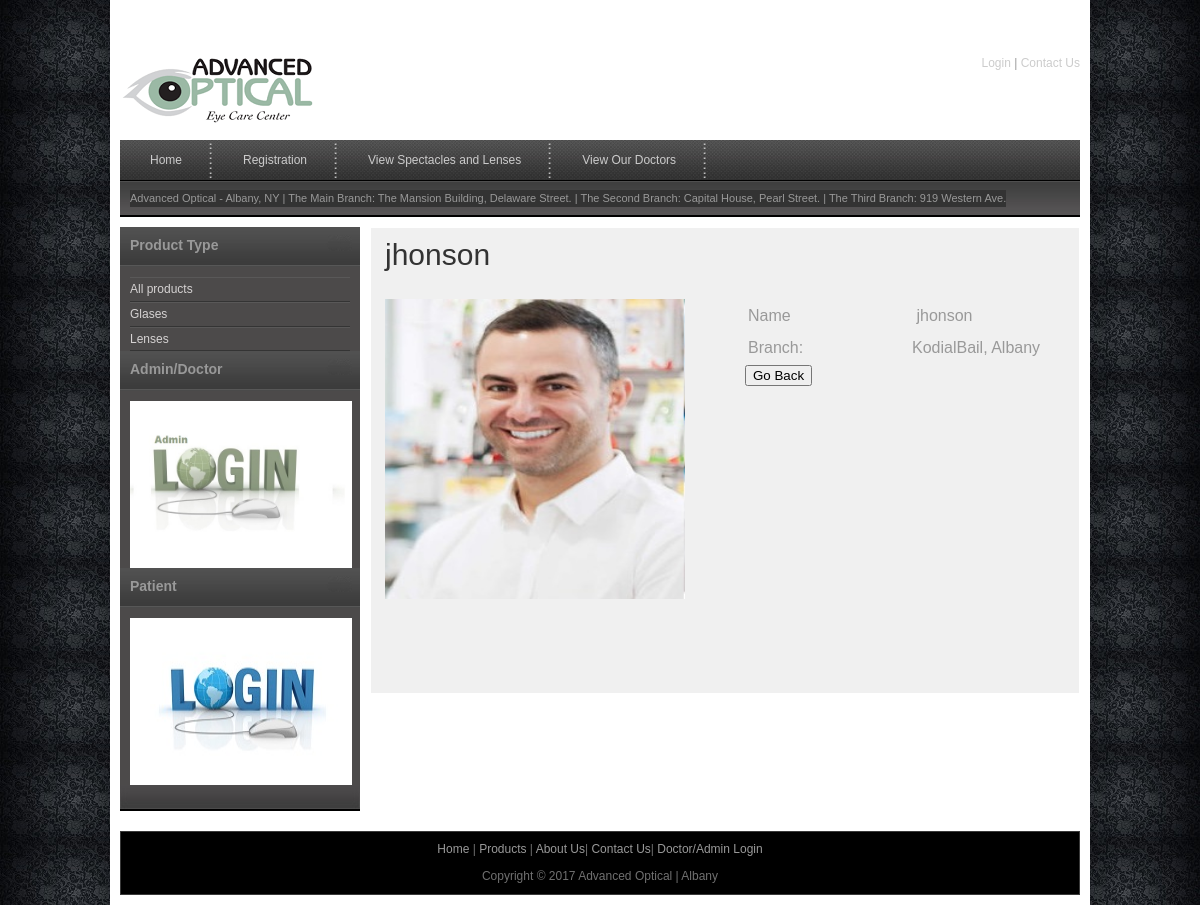
The app's page /doctorprofile.php?docid=14 with its own data.
### tables this page shows
CREATE TABLE IF NOT EXISTS `doctor` (
  `doc_id` int(10) NOT NULL AUTO_INCREMENT,
  `branch_id` int(10) NOT NULL,
  `doc_name` varchar(25) NOT NULL,
  `clinic_name` varchar(25) NOT NULL,
  `email_id` varchar(25) NOT NULL,
  `phone` varchar(25) NOT NULL,
  `mobile` varchar(25) NOT NULL,
  `login_id` varchar(25) NOT NULL,
  `password` varchar(25) NOT NULL,
  `created_at` date NOT NULL,
  `image` varchar(70) NOT NULL,
  `last_login` datetime DEFAULT NULL,
  PRIMARY KEY (`doc_id`)
);

CREATE TABLE IF NOT EXISTS `branch` (
  `branch_id` int(10) NOT NULL AUTO_INCREMENT,
  `branch_name` varchar(30) NOT NULL,
  `description` varchar(50) NOT NULL,
  PRIMARY KEY (`branch_id`)
);

### doctorprofile.php (the view, shortened to what this page needs)
<?php
include("includes/header.php");
include("conn.php");
$docid  =  $_GET['docid'];
$sql="SELECT * FROM doctor where doc_id=$docid";
$resultrec = mysqli_query($con, $sql);
$arrdoc = mysqli_fetch_array($resultrec);
$branch_id = $arrdoc['branch_id'];
$branchres = mysqli_query($con, "select * from branch where branch_id='$branch_id'");
$branchrec = mysqli_fetch_array($branchres);
$docname = $arrdoc['doc_name'];
$docimg = $arrdoc['image'];
				if($docimg=="")
				{
				$img = "upload/noimage.jpg";
				}
				else
				{
				$img = "upload/".$docimg;
				}
?>
    <div id="tm_main">
   		<div id="sidebar" class="float_l">
        	<div class="sidebar_box"><span class="bottom"></span>
            	<?php
				include("sidebar.php");
				?>
            </div>
        </div>
 <div id="content" class="float_r">
            <h1><?php echo $docname; ?></h1>
            <div class="content_half float_l">
			<img src="<?php echo $img; ?>" alt="Image 01" height="300" width="300" />
            </div>
            <div class="content_half float_r">
				<table>
                    <tr>
                        <td height="30" width="160">Name</td>
                        <td>&nbsp;<?php echo $docname; ?></td>
                    </tr>
                    <tr>
                    	<td height="30">Branch:</td>
                        <td><?php echo $branchrec['branch_name']; ?></td>
                    </tr>
                </table>
<input type="button" onClick="history.go(-1);" value="Go Back" />
                <div class="cleaner h20"></div>
			</div>
            <div class="cleaner h30"></div>
            <div class="cleaner h50"></div>
      </div>
    </div>
    <?php
include("includes/footer.php");
?>

### css/tm_style.css (style rules this page uses)
body { margin: 0; padding: 0; color: #999; font-family: Tahoma, Geneva, sans-serif; font-size: 12px; line-height: 1.4em; background-color: #2e2e2e; background-repeat: repeat; background-image: url(../images/tm_body.jpg) }
img { border: none; }
h1, h2, h3, h4, h5, h6 { color: #333; font-weight: normal; }
h1 { font-size: 30px; margin: 0 0 30px; padding: 5px 0; }
.cleaner { clear: both }
.h20 { height: 20px }
.h30 { height: 30px }
.h50 { height: 50px }
.float_l { float: left }
.float_r { float: right }
#tm_main { width: 100%; margin-bottom: 10px; }
#content { width: 680px; background: #f0f0f0; border: 1px solid #fff; padding: 14px; }
#sidebar { width: 240px }
.sidebar_box { position: relative; background: #4c4a4a; margin-bottom: 36px; }
.content_half { width: 320px; }

### records on screen
doctor: doc_name "jhonson", image (picture)
branch: branch_name "KodialBail, Albany"
